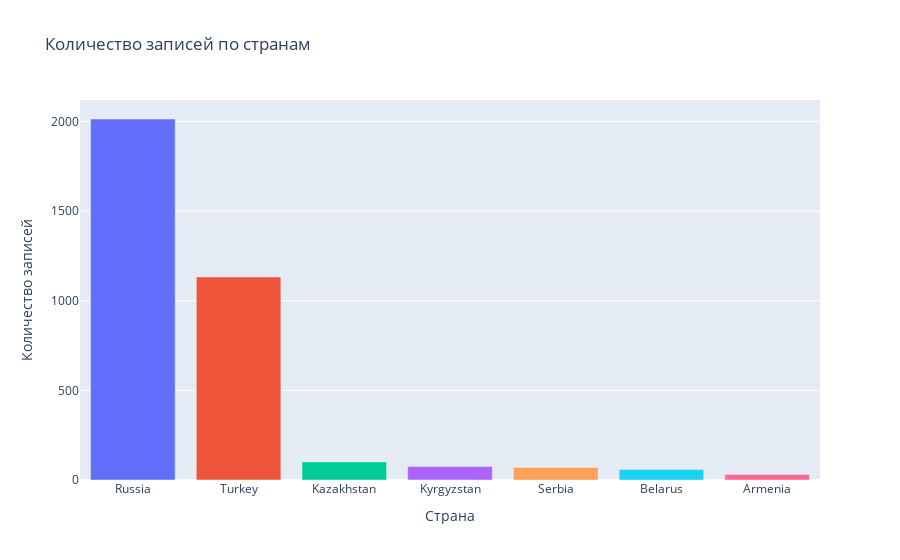

The notebook cell this image was saved under:
### Code cell
# Создание столбчатой диаграммы
fig = px.bar(
    df,
    x=df['country'].value_counts().index,  # Страны из столбца 'country'
    # Количество записей для каждой страны
    y=df['country'].value_counts().values,
    labels={'x': 'Страна', 'y': 'Количество записей'},
    title='Количество записей по странам',
    color=df['country'].value_counts().index
)

# Настройка внешнего вида диаграммы
fig.update_layout(
    xaxis_title='Страна',
    yaxis_title='Количество записей',
    font=dict(size=12),
    showlegend=False,  # Не показывать легенду
)

fig.show()

### Figure 1 — Plotly figure (JSON) as saved in the notebook; plotly's stock layout.template omitted (floating-point values rounded to 4 significant figures)
{"data": [{"alignmentgroup": "True", "hovertemplate": "color=Russia<br>Страна=%{x}<br>Количество записей=%{y}<extra></extra>", "legendgroup": "Russia", "marker": {"color": "#636efa", "pattern": {"shape": ""}}, "name": "Russia", "offsetgroup": "Russia", "orientation": "v", "showlegend": true, "textposition": "auto", "type": "bar", "x": ["Russia"], "xaxis": "x", "y": [2014], "yaxis": "y"}, {"alignmentgroup": "True", "hovertemplate": "color=Turkey<br>Страна=%{x}<br>Количество записей=%{y}<extra></extra>", "legendgroup": "Turkey", "marker": {"color": "#EF553B", "pattern": {"shape": ""}}, "name": "Turkey", "offsetgroup": "Turkey", "orientation": "v", "showlegend": true, "textposition": "auto", "type": "bar", "x": ["Turkey"], "xaxis": "x", "y": [1133], "yaxis": "y"}, {"alignmentgroup": "True", "hovertemplate": "color=Kazakhstan<br>Страна=%{x}<br>Количество записей=%{y}<extra></extra>", "legendgroup": "Kazakhstan", "marker": {"color": "#00cc96", "pattern": {"shape": ""}}, "name": "Kazakhstan", "offsetgroup": "Kazakhstan", "orientation": "v", "showlegend": true, "textposition": "auto", "type": "bar", "x": ["Kazakhstan"], "xaxis": "x", "y": [101], "yaxis": "y"}, {"alignmentgroup": "True", "hovertemplate": "color=Kyrgyzstan<br>Страна=%{x}<br>Количество записей=%{y}<extra></extra>", "legendgroup": "Kyrgyzstan", "marker": {"color": "#ab63fa", "pattern": {"shape": ""}}, "name": "Kyrgyzstan", "offsetgroup": "Kyrgyzstan", "orientation": "v", "showlegend": true, "textposition": "auto", "type": "bar", "x": ["Kyrgyzstan"], "xaxis": "x", "y": [75], "yaxis": "y"}, {"alignmentgroup": "True", "hovertemplate": "color=Serbia<br>Страна=%{x}<br>Количество записей=%{y}<extra></extra>", "legendgroup": "Serbia", "marker": {"color": "#FFA15A", "pattern": {"shape": ""}}, "name": "Serbia", "offsetgroup": "Serbia", "orientation": "v", "showlegend": true, "textposition": "auto", "type": "bar", "x": ["Serbia"], "xaxis": "x", "y": [70], "yaxis": "y"}, {"alignmentgroup": "True", "hovertemplate": "color=Belarus<br>Страна=%{x}<br>Количество записей=%{y}<extra></extra>", "legendgroup": "Belarus", "marker": {"color": "#19d3f3", "pattern": {"shape": ""}}, "name": "Belarus", "offsetgroup": "Belarus", "orientation": "v", "showlegend": true, "textposition": "auto", "type": "bar", "x": ["Belarus"], "xaxis": "x", "y": [59], "yaxis": "y"}, {"alignmentgroup": "True", "hovertemplate": "color=Armenia<br>Страна=%{x}<br>Количество записей=%{y}<extra></extra>", "legendgroup": "Armenia", "marker": {"color": "#FF6692", "pattern": {"shape": ""}}, "name": "Armenia", "offsetgroup": "Armenia", "orientation": "v", "showlegend": true, "textposition": "auto", "type": "bar", "x": ["Armenia"], "xaxis": "x", "y": [31], "yaxis": "y"}], "layout": {"barmode": "relative", "font": {"size": 12}, "legend": {"title": {"text": "color"}, "tracegroupgap": 0}, "showlegend": false, "title": {"text": "Количество записей по странам"}, "xaxis": {"anchor": "y", "domain": [0, 1], "title": {"text": "Страна"}}, "yaxis": {"anchor": "x", "domain": [0, 1], "title": {"text": "Количество записей"}}}}
